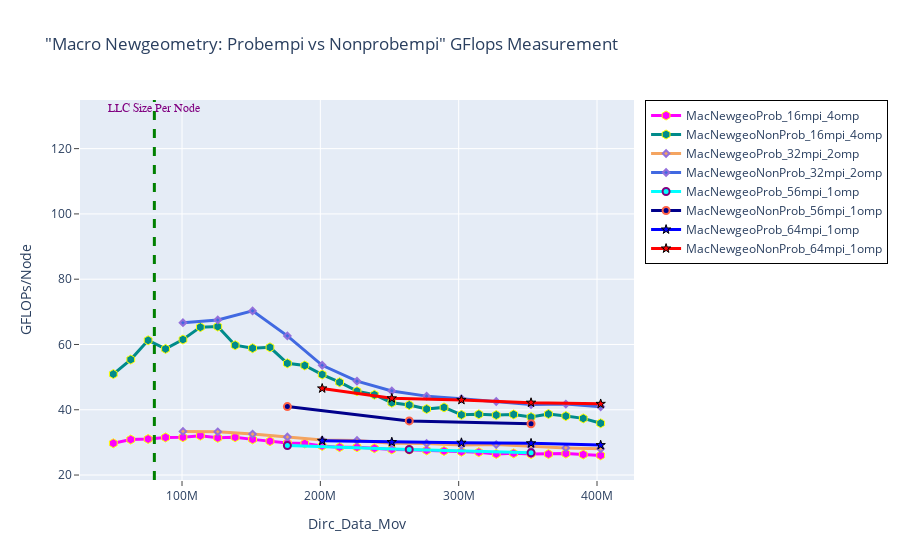

This figure's notebook cell:
### Markdown cell above
## GFLOPS - Macro Newgeometry: Probempi vs Nonprobempi

### Code cell
fig = go.Figure() 

# 1---
fig.add_trace(go.Scatter(x=(dfn2MacNewgeoProb_16mpi_4omp.Dirc_Data_Mov*(dfn2MacNewgeoProb_16mpi_4omp.MPI_size/2)), 
                         y=(dfn2MacNewgeoProb_16mpi_4omp.GFLOPS*(dfn2MacNewgeoProb_16mpi_4omp.MPI_size/2)), 
                         mode='lines+markers', 
                         name='MacNewgeoProb_16mpi_4omp',
                         line=dict(color='magenta',width=3),
                         marker=dict(symbol='hexagon',size=9, line=dict(color='yellow',width=1))))

fig.add_trace(go.Scatter(x=(dfn2MacNewgeoNonProb_16mpi_4omp.Dirc_Data_Mov*(dfn2MacNewgeoNonProb_16mpi_4omp.MPI_size/2)), 
                         y=(dfn2MacNewgeoNonProb_16mpi_4omp.GFLOPS*(dfn2MacNewgeoNonProb_16mpi_4omp.MPI_size/2)), 
                         mode='lines+markers', 
                         name='MacNewgeoNonProb_16mpi_4omp',
                         line=dict(color='darkcyan',width=3),
                         marker=dict(symbol='hexagon',size=9, line=dict(color='yellow',width=1))))


# 2----
fig.add_trace(go.Scatter(x=(dfn2MacNewgeoProb_32mpi_2omp.Dirc_Data_Mov*(dfn2MacNewgeoProb_32mpi_2omp.MPI_size/2)), 
                         y=(dfn2MacNewgeoProb_32mpi_2omp.GFLOPS*(dfn2MacNewgeoProb_32mpi_2omp.MPI_size/2)), 
                         mode='lines+markers', 
                         name='MacNewgeoProb_32mpi_2omp',
                         line=dict(color='sandybrown',width=3),
                         marker=dict(symbol='diamond',size=5,line=dict(color='MediumPurple',width=2))))

fig.add_trace(go.Scatter(x=(dfn2MacNewgeoNonProb_32mpi_2omp.Dirc_Data_Mov*(dfn2MacNewgeoNonProb_32mpi_2omp.MPI_size/2)), 
                         y=(dfn2MacNewgeoNonProb_32mpi_2omp.GFLOPS*(dfn2MacNewgeoNonProb_32mpi_2omp.MPI_size/2)), 
                         mode='lines+markers', 
                         name='MacNewgeoNonProb_32mpi_2omp',
                         line=dict(color='royalblue',width=3),
                         marker=dict(symbol='diamond',size=5,line=dict(color='MediumPurple',width=2))))


# 3----
fig.add_trace(go.Scatter(x=(dfn2MacNewgeoProb_56mpi_1omp.Dirc_Data_Mov*(dfn2MacNewgeoProb_56mpi_1omp.MPI_size/2)), 
                         y=(dfn2MacNewgeoProb_56mpi_1omp.GFLOPS*(dfn2MacNewgeoProb_56mpi_1omp.MPI_size/2)), 
                         mode='lines+markers', 
                         name='MacNewgeoProb_56mpi_1omp',
                         line=dict(color='cyan',width=3),
                         marker=dict(symbol='circle',size=7,line=dict(color='Purple',width=2))))

fig.add_trace(go.Scatter(x=(dfn2MacNewgeoNonProb_56mpi_1omp.Dirc_Data_Mov*(dfn2MacNewgeoNonProb_56mpi_1omp.MPI_size/2)), 
                         y=(dfn2MacNewgeoNonProb_56mpi_1omp.GFLOPS*(dfn2MacNewgeoNonProb_56mpi_1omp.MPI_size/2)), 
                         mode='lines+markers', 
                         name='MacNewgeoNonProb_56mpi_1omp',
                         line=dict(color='darkblue',width=3),
                         marker=dict(symbol='circle',size=7, line=dict(color='tomato',width=2))))


# 4----
fig.add_trace(go.Scatter(x=(dfn2MacNewgeoProb_64mpi_1omp.Dirc_Data_Mov*(dfn2MacNewgeoProb_64mpi_1omp.MPI_size/2)), 
                         y=(dfn2MacNewgeoProb_64mpi_1omp.GFLOPS*(dfn2MacNewgeoProb_64mpi_1omp.MPI_size/2)), 
                         mode='lines+markers', 
                         name='MacNewgeoProb_64mpi_1omp',
                         line=dict(color='blue',width=3),
                         marker=dict(symbol='star',size=7, line=dict(color='black',width=1))))

fig.add_trace(go.Scatter(x=(dfn2MacNewgeoNonProb_64mpi_1omp.Dirc_Data_Mov*(dfn2MacNewgeoNonProb_64mpi_1omp.MPI_size/2)), 
                         y=(dfn2MacNewgeoNonProb_64mpi_1omp.GFLOPS*(dfn2MacNewgeoNonProb_64mpi_1omp.MPI_size/2)), 
                         mode='lines+markers', 
                         name='MacNewgeoNonProb_64mpi_1omp',
                          line=dict(color='red',width=3),
                         marker=dict(symbol='star',size=7, line=dict(color='black',width=1))))

# Adding a vertical line
fig.add_vline(x=80e6, line_width=3, line_dash="dash", line_color="green")
# fig.add_hline(y=1024, line_width=3, line_dash="dash", line_color="red")

# Add annotation
fig.add_annotation(
    x='80e6'
    , y=130
    , text=f'LLC Size Per Node'
    , yanchor='bottom'
    , showarrow=False
    , arrowhead=1
    , arrowsize=1
    , arrowwidth=2
    , arrowcolor="#636363"
    , ax=-20
    , ay=-30
    , font=dict(size=12, color="purple", family="Sans Serif")
    , align="left"
    ,)

fig.update_layout(title='"Macro Newgeometry: Probempi vs Nonprobempi" GFlops Measurement',
                  xaxis_title='Dirc_Data_Mov', yaxis_title='GFLOPs/Node', 
                  xaxis=dict(ticks="outside"),  
                  yaxis=dict(ticks="outside"),
                  legend=go.layout.Legend(bordercolor="black",borderwidth=1))

### Figure 1 — Plotly figure (JSON) as saved in the notebook; plotly's stock layout.template omitted (floating-point values rounded to 4 significant figures)
{"data": [{"line": {"color": "magenta", "width": 3}, "marker": {"line": {"color": "yellow", "width": 1}, "size": 9, "symbol": "hexagon"}, "mode": "lines+markers", "name": "MacNewgeoProb_16mpi_4omp", "type": "scatter", "x": [50331648, 62914560, 75497472, 88080384, 100663296, 113246208, 125829120, 138412032, 150994944, 163577856, 176160768, 188743680, 201326592, 213909504, 226492416, 239075328, 251658240, 264241152, 276824064, 289406976, 301989888, 314572800, 327155712, 339738624, 352321536, 364904448, 377487360, 390070272, 402653184], "y": [29.73, 30.87, 31.04, 31.53, 31.6, 32.07, 31.4, 31.59, 30.93, 30.37, 29.81, 29.65, 28.93, 28.55, 28.53, 28.22, 27.85, 27.78, 27.56, 27.38, 27.14, 27.01, 26.47, 26.65, 26.41, 26.42, 26.57, 26.29, 26.03]}, {"line": {"color": "darkcyan", "width": 3}, "marker": {"line": {"color": "yellow", "width": 1}, "size": 9, "symbol": "hexagon"}, "mode": "lines+markers", "name": "MacNewgeoNonProb_16mpi_4omp", "type": "scatter", "x": [50331648, 62914560, 75497472, 88080384, 100663296, 113246208, 125829120, 138412032, 150994944, 163577856, 176160768, 188743680, 201326592, 213909504, 226492416, 239075328, 251658240, 264241152, 276824064, 289406976, 301989888, 314572800, 327155712, 339738624, 352321536, 364904448, 377487360, 390070272, 402653184], "y": [50.93, 55.38, 61.28, 58.65, 61.5, 65.32, 65.48, 59.77, 58.86, 59.11, 54.23, 53.56, 50.79, 48.44, 45.71, 44.6, 42.17, 41.46, 40.23, 40.73, 38.44, 38.62, 38.37, 38.58, 37.75, 38.69, 38.07, 37.36, 35.86]}, {"line": {"color": "sandybrown", "width": 3}, "marker": {"line": {"color": "MediumPurple", "width": 2}, "size": 5, "symbol": "diamond"}, "mode": "lines+markers", "name": "MacNewgeoProb_32mpi_2omp", "type": "scatter", "x": [100663296, 125829120, 150994944, 176160768, 201326592, 226492416, 251658240, 276824064, 301989888, 327155712, 352321536, 377487360, 402653184], "y": [33.38, 33.24, 32.54, 31.66, 30.72, 30.61, 29.78, 29.69, 29.21, 29.35, 28.78, 28.32, 28.03]}, {"line": {"color": "royalblue", "width": 3}, "marker": {"line": {"color": "MediumPurple", "width": 2}, "size": 5, "symbol": "diamond"}, "mode": "lines+markers", "name": "MacNewgeoNonProb_32mpi_2omp", "type": "scatter", "x": [100663296, 125829120, 150994944, 176160768, 201326592, 226492416, 251658240, 276824064, 301989888, 327155712, 352321536, 377487360, 402653184], "y": [66.67, 67.52, 70.29, 62.64, 53.63, 48.77, 45.78, 44.18, 43.37, 42.54, 41.62, 41.75, 40.92]}, {"line": {"color": "cyan", "width": 3}, "marker": {"line": {"color": "Purple", "width": 2}, "size": 7, "symbol": "circle"}, "mode": "lines+markers", "name": "MacNewgeoProb_56mpi_1omp", "type": "scatter", "x": [176160768, 264241152, 352321536], "y": [29.06, 27.81, 26.84]}, {"line": {"color": "darkblue", "width": 3}, "marker": {"line": {"color": "tomato", "width": 2}, "size": 7, "symbol": "circle"}, "mode": "lines+markers", "name": "MacNewgeoNonProb_56mpi_1omp", "type": "scatter", "x": [176160768, 264241152, 352321536], "y": [40.97, 36.59, 35.73]}, {"line": {"color": "blue", "width": 3}, "marker": {"line": {"color": "black", "width": 1}, "size": 7, "symbol": "star"}, "mode": "lines+markers", "name": "MacNewgeoProb_64mpi_1omp", "type": "scatter", "x": [201326592, 251658240, 301989888, 352321536, 402653184], "y": [30.48, 30.1, 29.9, 29.72, 29.17]}, {"line": {"color": "red", "width": 3}, "marker": {"line": {"color": "black", "width": 1}, "size": 7, "symbol": "star"}, "mode": "lines+markers", "name": "MacNewgeoNonProb_64mpi_1omp", "type": "scatter", "x": [201326592, 251658240, 301989888, 352321536, 402653184], "y": [46.53, 43.5, 43.02, 42.17, 41.81]}], "layout": {"annotations": [{"align": "left", "arrowcolor": "#636363", "arrowhead": 1, "arrowsize": 1, "arrowwidth": 2, "ax": -20, "ay": -30, "font": {"color": "purple", "family": "Sans Serif", "size": 12}, "showarrow": false, "text": "LLC Size Per Node", "x": "80e6", "y": 130, "yanchor": "bottom"}], "legend": {"bordercolor": "black", "borderwidth": 1}, "shapes": [{"line": {"color": "green", "dash": "dash", "width": 3}, "type": "line", "x0": 80000000, "x1": 80000000, "xref": "x", "y0": 0, "y1": 1, "yref": "y domain"}], "title": {"text": "\"Macro Newgeometry: Probempi vs Nonprobempi\" GFlops Measurement"}, "xaxis": {"ticks": "outside", "title": {"text": "Dirc_Data_Mov"}}, "yaxis": {"ticks": "outside", "title": {"text": "GFLOPs/Node"}}}}
